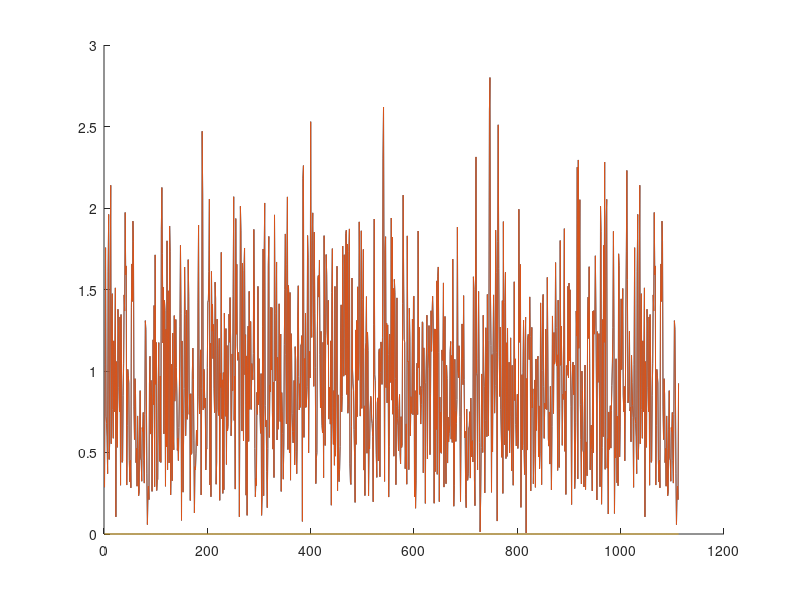

This figure's MATLAB source: (Note: this script raises an error after producing the figure.)
% File: poc_dds_ifft.m
% Brief: DDS + iFFT

%% Clear
clc;
clearvars;
close all;

% Parameters
rng(12345);
nFFT = 1024;
N = 51*12;

rg = randn(N, 1) + randn(N, 1) * 1j;

%%
x_ref = zeros(nFFT, 1);
x_ref(1:N) = rg;
x_ref = circshift(x_ref, -N/2);

% Symbol to iFFT mapping
y_ref = ifft(x_ref) * sqrt(nFFT);
y_ref = [y_ref(end-87:end); y_ref];

%%
% x1 = zeros(nFFT, 1);
% x1(1:3276) = rg;
% x1 = circshift(x, -1638);
% 
% % Time shift in frequency doamin
% % x = x .* exp(2j*pi*-352*(0:4095).'/4096);
% y1 = ifft(x1) * sqrt(nFFT);
% 
% y1 = [y1; y1(1:352)];

%%
x2 = zeros(nFFT, 1);
x2(1:N) = rg;
% x = circshift(x, -1638);

% Time shift in frequency doamin
x2 = x2 .* exp(2j*pi*-88*(0:1023).'/1024);
y2 = ifft(x2) * sqrt(nFFT);

% Frequency shift
y2 = y2 .* exp(2j*pi*-N/2*(-88:935).'/1024);

% CP Insert
y2 = [y2; y2(1:88)];

%%
figure();
hold on;
plot(abs(y_ref));
plot(abs(y2));
plot(abs(y_ref - y2));

figure();
pwelch([y2, y_ref], [], [], [], 'centered');
